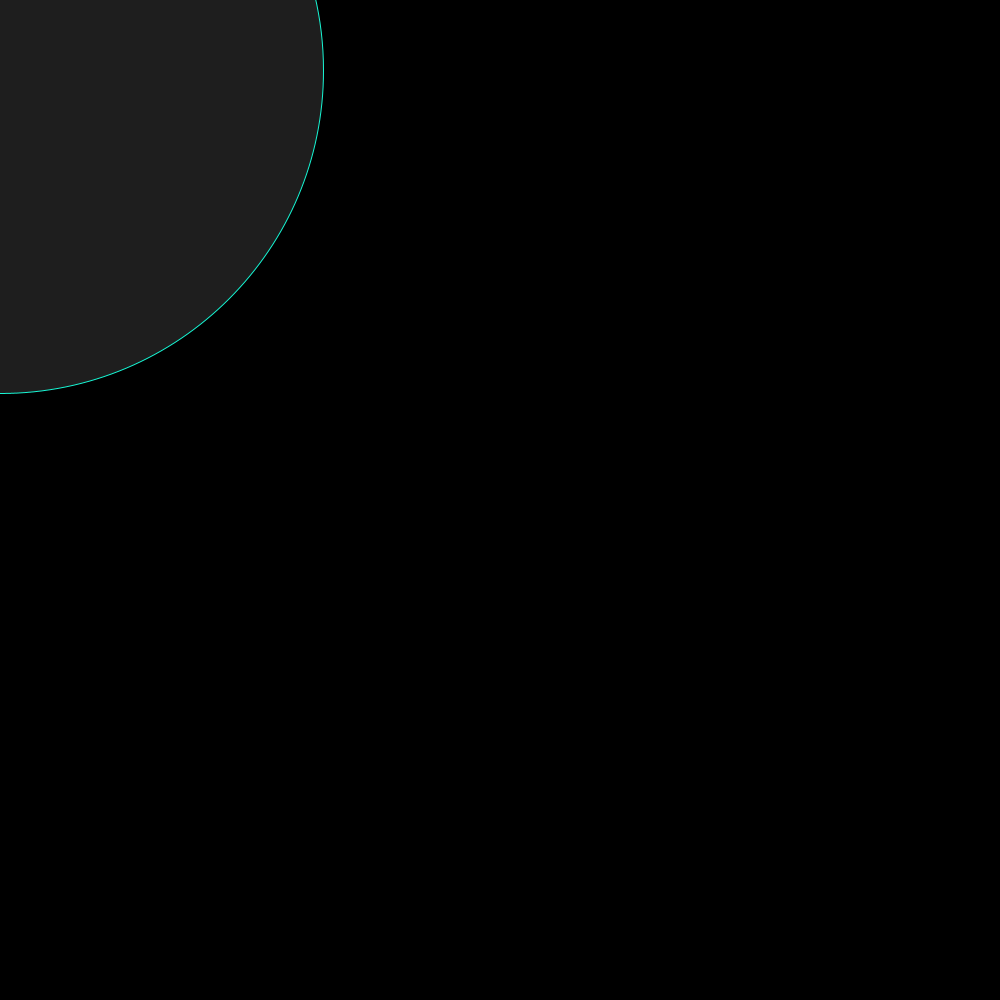
Frame 1 (no input)
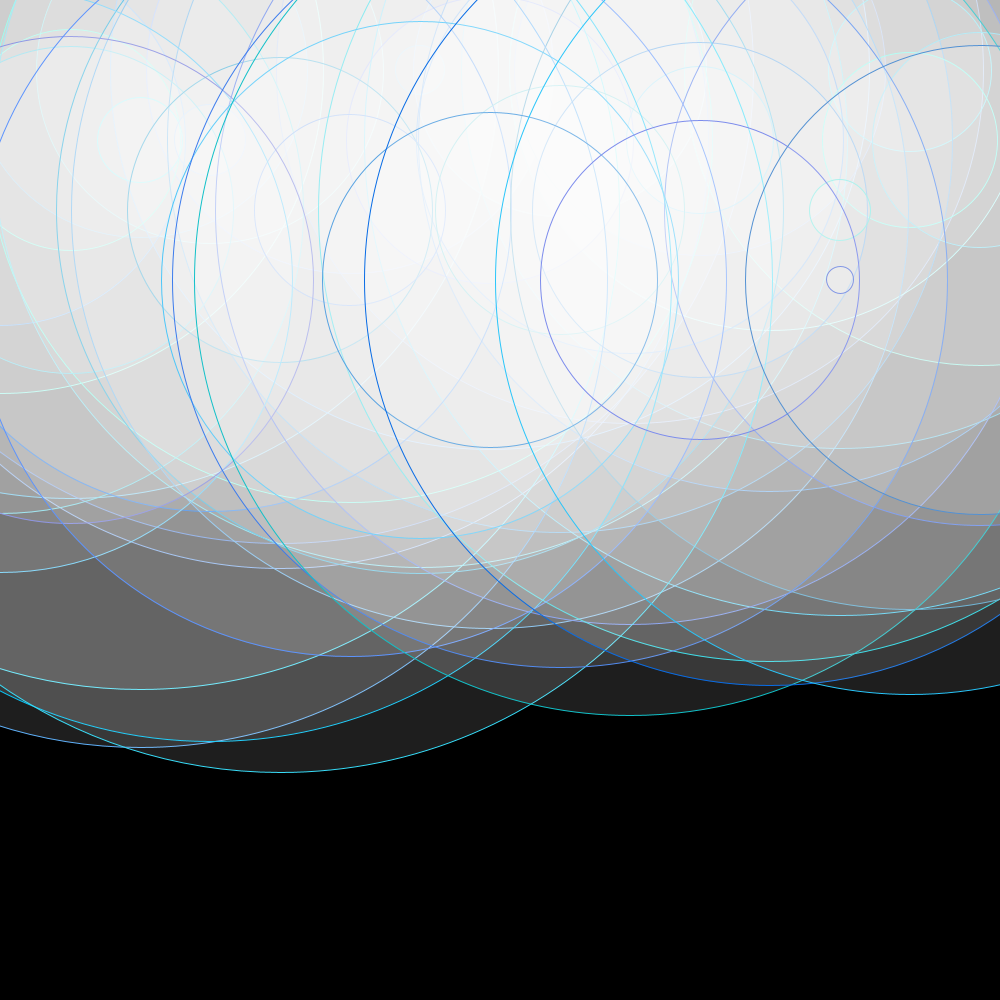
Frame 60 (the mouse pressed at the canvas centre just before this capture)
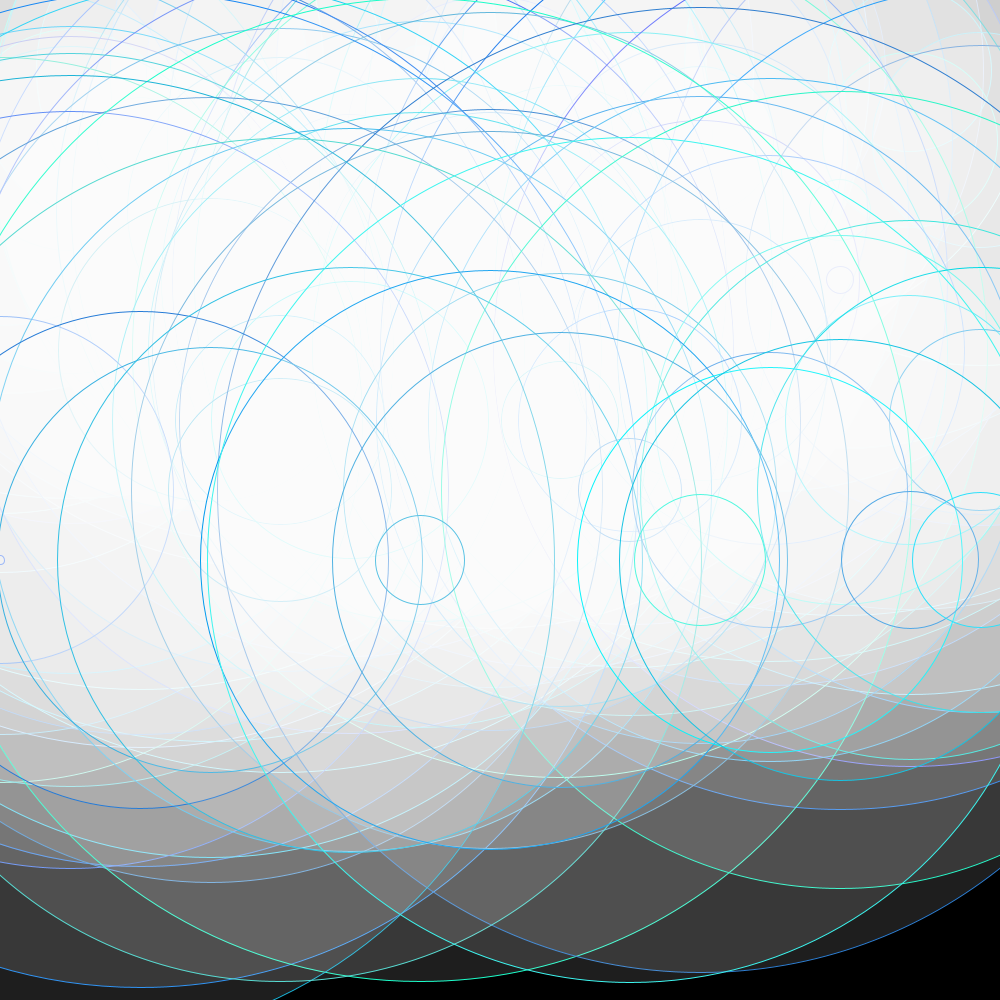
Frame 120 (the mouse held since frame 60 and released just before this capture)

The Processing sketch that drew these frames (run headless with seeded random() and noise(); from frame 60 on, the mouse is pressed at the canvas centre):

// Processing sketch: sonido
// ── sonido.pde
int x = 0;
int y = 70;

float radio;

void setup() {
  size(1000, 1000);
  background(0);
  frameRate(10);
}

void draw() {
  // Un número provisional que representa una onda de sónido
  float numAleatorio = random(0, 1); //<>//
  radio = (numAleatorio * width);

  fill(255, 30);
  //     R               G                B
  stroke(random(0, 100), random(100, 255), random(200, 255));
  ellipse(x, y, radio, radio);
  //triangle(x, y, radio, radio, y+(radio/2), y+(radio/2));
  
  x += 70;

  // Controlar el dibujo en el eje vertical
  if (x > width) {
    x = 0;
    y = y + 70;
  }

  // Controlar el dibujo en el eje horizontal
  if (y > height) {
    y = 70;
    background(0);
  }
}
